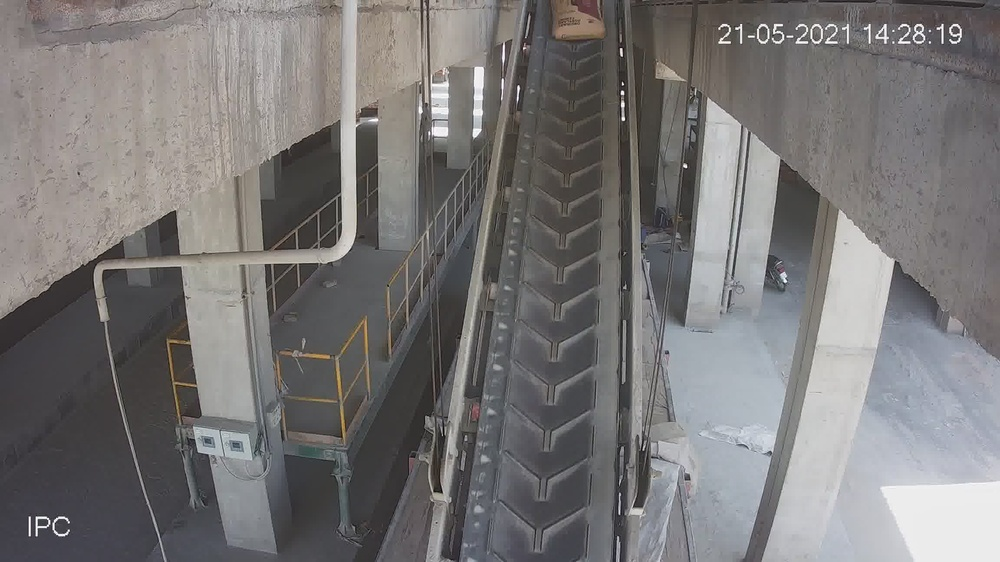
#> input picture pre-processing/conversion/convert2Yolo/images/newBag_21052021_110.jpg, 1000 x 562 px, shrunk from 2304 x 1296 before the run, found by its file name; its folder holds only this picture in this run
$ python contrast.py
#> lines starting #> are read from the running program, lines starting #| are printed output that depends on the picture
import cv2
import os

images = os.listdir("/home/hamza/MEGA/pioneer_plate/new_tagging_29042021/images/")

for image in images:
    #-----Reading the image-----------------------------------------------------
    img = cv2.imread("/home/hamza/MEGA/pioneer_plate/new_tagging_29042021/images/"+image, 1)
#> img is the input picture: shape (562, 1000, 3); mean B, G, R 118.7, 118.8, 120.9

    #-----Converting image to LAB Color model-----------------------------------
    lab= cv2.cvtColor(img, cv2.COLOR_BGR2LAB)
#> lab: shape (562, 1000, 3); mean of channels 0, 1, 2 126.3, 128.8, 128.4

    #-----Splitting the LAB image to different channels-------------------------
    l, a, b = cv2.split(lab)
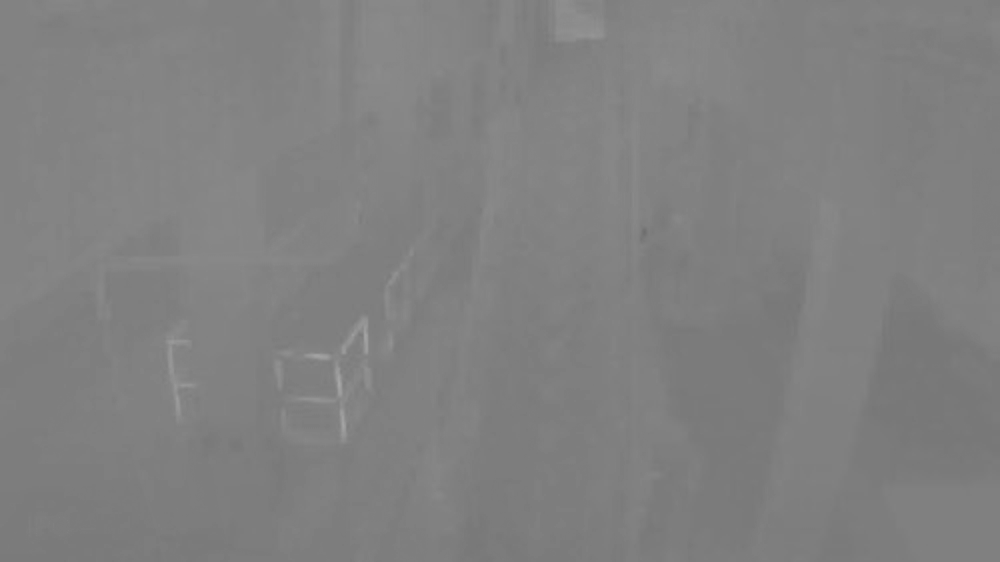
#> b: shape (562, 1000); min 110, max 168, mean 128.4

    #-----Applying CLAHE to L-channel-------------------------------------------
    clahe = cv2.createCLAHE(clipLimit=3.0, tileGridSize=(8,8))
    cl = clahe.apply(l)
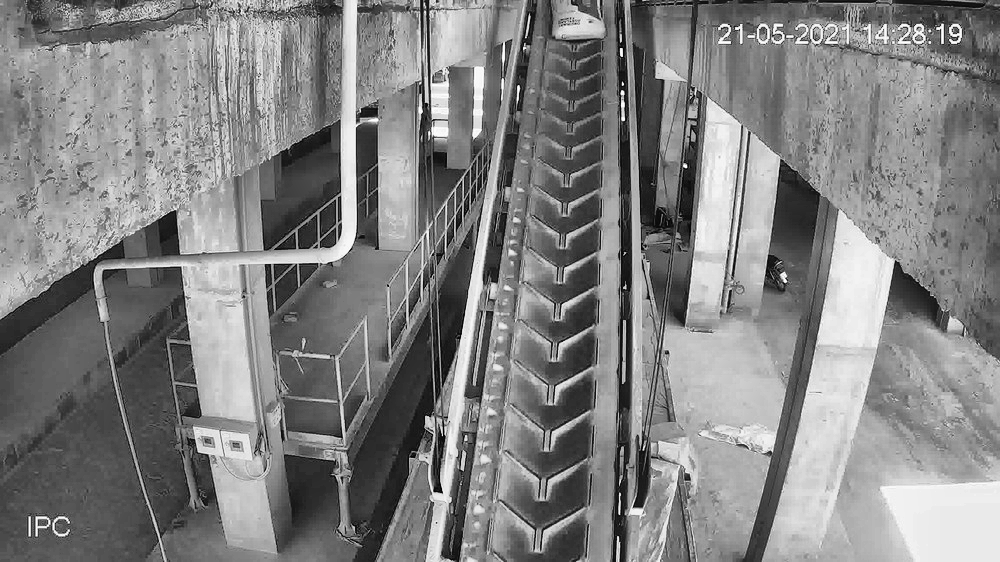
#> cl: shape (562, 1000); min 0, max 255, mean 130.2

    #-----Merge the CLAHE enhanced L-channel with the a and b channel-----------
    limg = cv2.merge((cl,a,b))
#> limg: shape (562, 1000, 3); mean of channels 0, 1, 2 130.2, 128.8, 128.4

    #-----Converting image from LAB Color model to RGB model--------------------
    final = cv2.cvtColor(limg, cv2.COLOR_LAB2BGR)
    cv2.imwrite("/home/hamza/MEGA/pioneer_plate/new_tagging_29042021/contrast/images/"+image,final)
